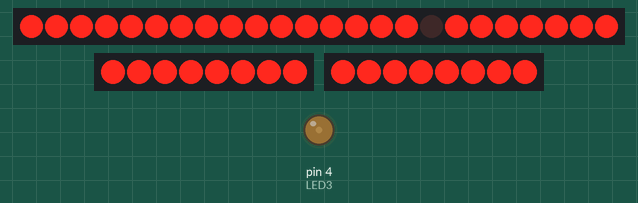
The sketch below on a simulated Arduino Uno, built with avr-gcc and run on an emulated ATmega328P. Parts: 24 shift-register outputs drawn as a row of LEDs (first output left, lit = HIGH), 2 × 8 shift-register outputs drawn as a row of LEDs (first output left, lit = HIGH), output pins drawn as LEDs (lit = HIGH). Wiring (inferred from the names in the program): 3 × shift register (74HC595): data pin 11; shift clock pin 12; latch pin 8; 2 × shift register (74HC595): data pin 3, shift clock pin 6 / data pin 2, shift clock pin 5. Wiring (inferred from the signals the program sends): 3 × row of LEDs: on Q0, Q1, Q2, Q3, Q4, Q5, Q6, Q7, Q8, Q9, Q10, Q11, Q12, Q13, Q14, Q15, Q16, Q17, Q18, Q19, Q20, Q21, Q22, Q23 / on Q0, Q1, Q2, Q3, Q4, Q5, Q6, Q7 / on Q0, Q1, Q2, Q3, Q4, Q5, Q6, Q7. Pins used as bus, display or sensor lines are not drawn.

Above: at 5.93 s.
At 12.73 s:
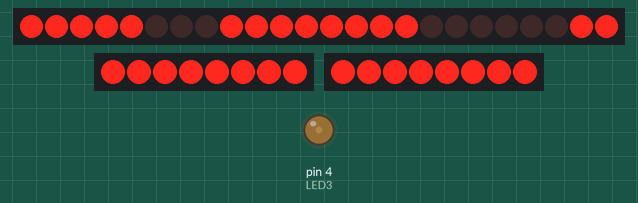
At 23.15 s:
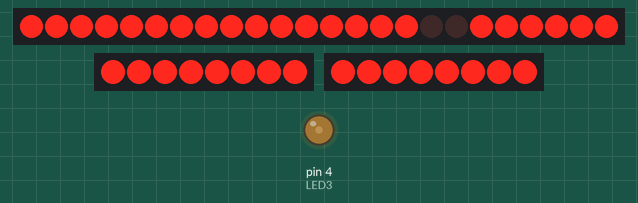
At 38.53 s:
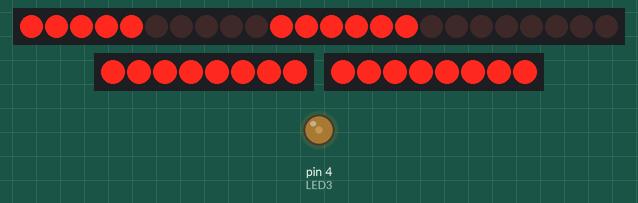
Timing chart, 0 to 40.0 s (numbered marks = the images above):
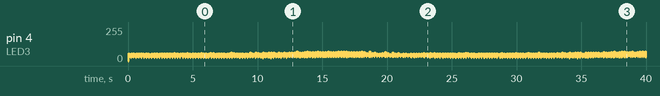

The sketch:

globe_letters.ino
```cpp
long delayTime = 1;
long charBreak = 4;
int LED1 = 2;
int LED2 = 3;
int LED3 = 4;
int LED4 = 5;
int LED5 = 6;


//Pin connected to ST_CP of 74HC595
int latchPin = 8;
//Pin connected to SH_CP of 74HC595
int clockPin = 12;
////Pin connected to DS of 74HC595
int dataPin = 11;

//holders for infromation you're going to pass to shifting function
byte dataRED;
byte dataGREEN;
byte dataBLUE;
byte dataArrayRED[70];
byte dataArrayGREEN[70];
byte dataArrayBLUE[70];


void setup()
{

   pinMode(LED1, OUTPUT);
  pinMode(LED2, OUTPUT);
  pinMode(LED3, OUTPUT);
  pinMode(LED4, OUTPUT);
  pinMode(LED5, OUTPUT);


  //set pins to output because they are addressed in the main loop
  pinMode(latchPin, OUTPUT);
  Serial.begin(9600);

  //Arduino doesn't seem to have a way to write binary straight into the code
  //so these values are in HEX.  Decimal would have been fine, too.
  dataArrayBLUE[0]=0x0;
  dataArrayBLUE[1]=0x14;
  dataArrayBLUE[2]=0x1E;
  dataArrayBLUE[3]=0x1C;
  dataArrayBLUE[4]=0x1E;
  dataArrayBLUE[5]=0xF;
  dataArrayBLUE[6]=0x1F;
  dataArrayBLUE[7]=0x1F;
  dataArrayBLUE[8]=0x1F;
  dataArrayBLUE[9]=0xF;
  dataArrayBLUE[10]=0x7;
  dataArrayBLUE[11]=0xF;
  dataArrayBLUE[12]=0xF;
  dataArrayBLUE[13]=0xF;
  dataArrayBLUE[14]=0x7;
  dataArrayBLUE[15]=0x3;
  dataArrayBLUE[16]=0x7;
  dataArrayBLUE[17]=0xC;
  dataArrayBLUE[18]=0x1C;
  dataArrayBLUE[19]=0x18;
  dataArrayBLUE[20]=0xC0;
  dataArrayBLUE[21]=0xC0;
  dataArrayBLUE[22]=0xF0;
  dataArrayBLUE[23]=0xF0;
  dataArrayBLUE[24]=0x60;
  dataArrayBLUE[25]=0xC0;
  dataArrayBLUE[26]=0x0;
  dataArrayBLUE[27]=0x0;
  dataArrayBLUE[28]=0x0;
  dataArrayBLUE[29]=0x2;
  dataArrayBLUE[30]=0x6;
  dataArrayBLUE[31]=0x1C;
  dataArrayBLUE[32]=0x9;
  dataArrayBLUE[33]=0x3;
  dataArrayBLUE[34]=0x77;
  dataArrayBLUE[35]=0xEE;
  dataArrayBLUE[36]=0xEF;
  dataArrayBLUE[37]=0x5E;
  dataArrayBLUE[38]=0x3F;
  dataArrayBLUE[39]=0x3F;
  dataArrayBLUE[40]=0x3F;
  dataArrayBLUE[41]=0x7F;
  dataArrayBLUE[42]=0x7F;
  dataArrayBLUE[43]=0xFF;
  dataArrayBLUE[44]=0x7F;
  dataArrayBLUE[45]=0x3F;
  dataArrayBLUE[46]=0xFF;
  dataArrayBLUE[47]=0xFF;
  dataArrayBLUE[48]=0xFF;
  dataArrayBLUE[49]=0xFF;
  dataArrayBLUE[50]=0xBF;
  dataArrayBLUE[51]=0x7F;
  dataArrayBLUE[52]=0x7F;
  dataArrayBLUE[53]=0x7F;
  dataArrayBLUE[54]=0xFF;
  dataArrayBLUE[55]=0xFF;
  dataArrayBLUE[56]=0xFF;
  dataArrayBLUE[57]=0xFF;
  dataArrayBLUE[58]=0xFF;
  dataArrayBLUE[59]=0x7F;
  dataArrayBLUE[60]=0x7F;
  dataArrayBLUE[61]=0x7F;
  dataArrayBLUE[62]=0x3F;
  dataArrayBLUE[63]=0x7F;
  dataArrayBLUE[64]=0x7F;
  dataArrayBLUE[65]=0x7B;
  dataArrayBLUE[66]=0x70;
  dataArrayBLUE[67]=0x78;
  dataArrayBLUE[68]=0x30;
dataArrayBLUE[69]=0x0;
dataArrayRED[0]=0x0;
dataArrayRED[1]=0x0;
dataArrayRED[2]=0x0;
dataArrayRED[3]=0x0;
dataArrayRED[4]=0x0;
dataArrayRED[5]=0xC0;
dataArrayRED[6]=0xF8;
dataArrayRED[7]=0xF4;
dataArrayRED[8]=0xF8;
dataArrayRED[9]=0xFC;
dataArrayRED[10]=0xFE;
dataArrayRED[11]=0xEE;
dataArrayRED[12]=0xC3;
dataArrayRED[13]=0xC1;
dataArrayRED[14]=0xC1;
dataArrayRED[15]=0xF1;
dataArrayRED[16]=0x3;
dataArrayRED[17]=0x3;
dataArrayRED[18]=0x3;
dataArrayRED[19]=0x3;
dataArrayRED[20]=0x1;
dataArrayRED[21]=0x0;
dataArrayRED[22]=0x0;
dataArrayRED[23]=0x0;
dataArrayRED[24]=0x0;
dataArrayRED[25]=0x0;
dataArrayRED[26]=0x0;
dataArrayRED[27]=0x0;
dataArrayRED[28]=0x0;
dataArrayRED[29]=0x0;
dataArrayRED[30]=0xE;
dataArrayRED[31]=0x1F;
dataArrayRED[32]=0x3F;
dataArrayRED[33]=0x3E;
dataArrayRED[34]=0x3F;
dataArrayRED[35]=0x3F;
dataArrayRED[36]=0x1F;
dataArrayRED[37]=0x9F;
dataArrayRED[38]=0x1F;
dataArrayRED[39]=0x9F;
dataArrayRED[40]=0x8F;
dataArrayRED[41]=0xF;
dataArrayRED[42]=0x6;
dataArrayRED[43]=0xC0;
dataArrayRED[44]=0xE0;
dataArrayRED[45]=0xC0;
dataArrayRED[46]=0x80;
dataArrayRED[47]=0xC0;
dataArrayRED[48]=0xC0;
dataArrayRED[49]=0xE0;
dataArrayRED[50]=0xF0;
dataArrayRED[51]=0xE0;
dataArrayRED[52]=0xF8;
dataArrayRED[53]=0xFE;
dataArrayRED[54]=0xFE;
dataArrayRED[55]=0xFC;
dataArrayRED[56]=0xF0;
dataArrayRED[57]=0xC3;
dataArrayRED[58]=0x80;
dataArrayRED[59]=0x80;
dataArrayRED[60]=0xE0;
dataArrayRED[61]=0xF8;
dataArrayRED[62]=0xFC;
dataArrayRED[63]=0xF8;
dataArrayRED[64]=0xC8;
dataArrayRED[65]=0x83;
dataArrayRED[66]=0x1;
dataArrayRED[67]=0x10;
dataArrayRED[68]=0xE0;
dataArrayRED[69]=0x0;
dataArrayGREEN[0]=0x0;
dataArrayGREEN[1]=0x0;
dataArrayGREEN[2]=0x0;
dataArrayGREEN[3]=0x0;
dataArrayGREEN[4]=0x0;
dataArrayGREEN[5]=0x0;
dataArrayGREEN[6]=0x0;
dataArrayGREEN[7]=0x0;
dataArrayGREEN[8]=0x0;
dataArrayGREEN[9]=0x0;
dataArrayGREEN[10]=0x0;
dataArrayGREEN[11]=0x0;
dataArrayGREEN[12]=0x0;
dataArrayGREEN[13]=0x0;
dataArrayGREEN[14]=0x80;
dataArrayGREEN[15]=0xC0;
dataArrayGREEN[16]=0xE0;
dataArrayGREEN[17]=0xFC;
dataArrayGREEN[18]=0xFE;
dataArrayGREEN[19]=0xFF;
dataArrayGREEN[20]=0xF8;
dataArrayGREEN[21]=0xF0;
dataArrayGREEN[22]=0x0;
dataArrayGREEN[23]=0x0;
dataArrayGREEN[24]=0x0;
dataArrayGREEN[25]=0x0;
dataArrayGREEN[26]=0x0;
dataArrayGREEN[27]=0x0;
dataArrayGREEN[28]=0x0;
dataArrayGREEN[29]=0x0;
dataArrayGREEN[30]=0x0;
dataArrayGREEN[31]=0x0;
dataArrayGREEN[32]=0x0;
dataArrayGREEN[33]=0x0;
dataArrayGREEN[34]=0x80;
dataArrayGREEN[35]=0xF8;
dataArrayGREEN[36]=0xFC;
dataArrayGREEN[37]=0xFE;
dataArrayGREEN[38]=0xFE;
dataArrayGREEN[39]=0xFC;
dataArrayGREEN[40]=0xF0;
dataArrayGREEN[41]=0x0;
dataArrayGREEN[42]=0x0;
dataArrayGREEN[43]=0x0;
dataArrayGREEN[44]=0x0;
dataArrayGREEN[45]=0x0;
dataArrayGREEN[46]=0x0;
dataArrayGREEN[47]=0x0;
dataArrayGREEN[48]=0x0;
dataArrayGREEN[49]=0x0;
dataArrayGREEN[50]=0x0;
dataArrayGREEN[51]=0x0;
dataArrayGREEN[52]=0x0;
dataArrayGREEN[53]=0x0;
dataArrayGREEN[54]=0x0;
dataArrayGREEN[55]=0x0;
dataArrayGREEN[56]=0x0;
dataArrayGREEN[57]=0x0;
dataArrayGREEN[58]=0x0;
dataArrayGREEN[59]=0x0;
dataArrayGREEN[60]=0x3;
dataArrayGREEN[61]=0xF;
dataArrayGREEN[62]=0x1E;
dataArrayGREEN[63]=0x1E;
dataArrayGREEN[64]=0x3F;
dataArrayGREEN[65]=0x1F;
dataArrayGREEN[66]=0xBE;
dataArrayGREEN[67]=0x9C;
dataArrayGREEN[68]=0x0;
dataArrayGREEN[69]=0x0;


}


int a[] = {1, 6, 26, 6, 1};
int e[] = {31, 21, 21, 17, 0};
int i[] = {0, 17, 31, 17, 0};
int r[] = {31, 20, 22, 9, 0};
int s[] = {8, 21, 21, 2, 0};


void displayLine(int line)
{
  int myline;
  myline = line;
  if (myline>=16) {digitalWrite(LED1, HIGH); myline-=16;} else {digitalWrite(LED1, LOW);}
  if (myline>=8)  {digitalWrite(LED2, HIGH); myline-=8;}  else {digitalWrite(LED2, LOW);}
  if (myline>=4)  {digitalWrite(LED3, HIGH); myline-=4;}  else {digitalWrite(LED3, LOW);}
  if (myline>=2)  {digitalWrite(LED4, HIGH); myline-=2;}  else {digitalWrite(LED4, LOW);}
  if (myline>=1)  {digitalWrite(LED5, HIGH); myline-=1;}  else {digitalWrite(LED5, LOW);}
}


void set1DArray(int a[5],int b[5])
{
  for (int m=0; m<5; m++)
  {
    a[m]=b[m];
  }
}

void set2DArray (int a[5][5],int b[5][5])
{
  for (int m=0;m<5;m++)
  {
    for (int n=0;n<5;n++)
    {
      a[m][n]=b[m][n];
    }
  }
}


// the heart of the program
void shiftOut(int myDataPin, int myClockPin, byte myDataOut) {
  // This shifts 8 bits out MSB first,
  //on the rising edge of the clock,
  //clock idles low

  //internal function setup
  int i=0;
  int pinState;
  pinMode(myClockPin, OUTPUT);
  pinMode(myDataPin, OUTPUT);

  //clear everything out just in case to
  //prepare shift register for bit shifting
  digitalWrite(myDataPin, 0);
  digitalWrite(myClockPin, 0);

  //for each bit in the byte myDataOutï¿½
  //NOTICE THAT WE ARE COUNTING DOWN in our for loop
  //This means that %00000001 or "1" will go through such
  //that it will be pin Q0 that lights.
  for (i=7; i>=0; i--)  {
    digitalWrite(myClockPin, 0);

    //if the value passed to myDataOut and a bitmask result
    // true then... so if we are at i=6 and our value is
    // %11010100 it would the code compares it to %01000000
    // and proceeds to set pinState to 1.
    if ( myDataOut & (1<<i) ) {
      pinState= 1;
    }
    else {
      pinState= 0;
    }

    //Sets the pin to HIGH or LOW depending on pinState
    digitalWrite(myDataPin, pinState);
    //register shifts bits on upstroke of clock pin
    digitalWrite(myClockPin, 1);
    //zero the data pin after shift to prevent bleed through
    digitalWrite(myDataPin, 0);
  }

  //stop shifting
  digitalWrite(myClockPin, 0);
}


int counter [5][5] ={{0,0,0,0,0},{0,0,0,0,0},{0,0,0,0,0},{0,0,0,0,0},{0,0,0,0,0}};
int counterDefault [5][5] ={{0,0,0,0,0},{0,0,0,0,0},{0,0,0,0,0},{0,0,0,0,0},{0,0,0,0,0}};
unsigned long prevmillis=0;
unsigned long initialtime=0;
int charBreakFlag[5]={0,0,0,0,0};
int charBreakFlagDefault[5]={0,0,0,0,0};
int switchFlagaTor=0;
int switchFlagrToi=0;
int switchFlagiToe=0;
int switchFlageTos=0;
int j=0;


void loop()
{

unsigned long currentmillis = millis();
unsigned long finaltime = millis();


if (counter[0][0]==0)
  {
      displayLine(a[0]);

      counter[0][0]=counter[0][0]+1;
      prevmillis= currentmillis;
  }

else if (counter[0][1]==0)
{
  if (currentmillis-prevmillis>=delayTime )
  {
    displayLine(a[1]);
    counter[0][1]=counter[0][1]+1;
    prevmillis=currentmillis;
  }

}

else if (counter[0][2]==0)
{
  if (currentmillis-prevmillis>=delayTime )
  {
    displayLine(a[2]);
    counter[0][2]=counter[0][2]+1;
    prevmillis=currentmillis;
  }

}


else if (counter[0][3]==0)
{
  if (currentmillis-prevmillis>=delayTime )
  {
    displayLine(a[3]);
    counter[0][3]=counter[0][3]+1;
    prevmillis=currentmillis;
  }

}


else if (counter[0][4]==0)
{
  if (currentmillis-prevmillis>=delayTime )
  {
    displayLine(a[4]);
    counter[0][4]=counter[0][4]+1;
    prevmillis=currentmillis;
  }

}

else if (charBreakFlag[0]==0)
{
    if (currentmillis-prevmillis>=delayTime)
    {
      displayLine(0);
      charBreakFlag[0]++;
      prevmillis=currentmillis;
    }
}

else
{
  if ( switchFlagaTor==0 )
  {
    if (currentmillis-prevmillis>=charBreak)
    {


      displayLine(r[0]);
      counter[1][0]++;
      switchFlagaTor++;
      prevmillis=currentmillis;

    }

  }
  else if (counter[1][1]==0 )
  {
    if (currentmillis-prevmillis>=delayTime)
    {
      displayLine(r[1]);
      counter[1][1]++;
      prevmillis=currentmillis;
    }

  }

  else if (counter[1][2]==0)
  {
    if (currentmillis-prevmillis>=delayTime)
    {
      displayLine(r[2]);
      counter[1][2]++;
      prevmillis=currentmillis;
    }

  }


  else if (counter[1][3]==0)
  {
    if (currentmillis-prevmillis>=delayTime)
    {
      displayLine(r[3]);
      counter[1][3]++;
      prevmillis=currentmillis;
    }

  }


  else if (counter[1][4]==0)
  {
    if (currentmillis-prevmillis>=delayTime)
    {
      displayLine(r[4]);
      counter[1][4]++;
      prevmillis=currentmillis;
    }

  }
  else if (charBreakFlag[1]==0)
  {
    if (currentmillis-prevmillis>=delayTime)
    {
      displayLine(0);
      charBreakFlag[1]++;
      prevmillis=currentmillis;

    }
  }
  else
  {
    if (switchFlagrToi==0)
    {
       if (currentmillis-prevmillis>=charBreak)
       {


        displayLine(i[0]);
        counter[2][0]++;
        switchFlagrToi++;
        prevmillis=currentmillis;

       }
    }

    else if (counter[2][1]==0 )
    {

      if (currentmillis-prevmillis>=delayTime)
      {
        displayLine(i[1]);
        counter[2][1]++;
        prevmillis=currentmillis;
      }

    }

    else if (counter[2][2]==0)
    {
      if (currentmillis-prevmillis>=delayTime)
      {
        displayLine(i[2]);
        counter[2][2]++;
        prevmillis=currentmillis;
      }

    }


    else if (counter[2][3]==0)
    {
      if (currentmillis-prevmillis>=delayTime)
      {
        displayLine(i[3]);
        counter[2][3]++;
        prevmillis=currentmillis;
      }

    }


    else if (counter[2][4]==0)
    {
      if (currentmillis-prevmillis>=delayTime)
      {
        displayLine(i[4]);
        counter[2][4]++;
        prevmillis=currentmillis;
      }

    }

    else if (charBreakFlag[2]==0)
    {
      if (currentmillis-prevmillis>=delayTime)
      {
        displayLine(0);
        charBreakFlag[2]++;
        prevmillis=currentmillis;

      }
    }

    else
    {
      if (switchFlagiToe==0)
      {
        if (currentmillis-prevmillis>=charBreak)
        {
          displayLine(e[0]);
          counter[3][0]++;
          switchFlagiToe++;
          prevmillis=currentmillis;
        }
      }

      else if (counter[3][1]==0 )
      {

        if (currentmillis-prevmillis>=delayTime)
        {
          displayLine(e[1]);
          counter[3][1]++;
          prevmillis=currentmillis;
        }

      }

      else if (counter[3][2]==0)
      {
        if (currentmillis-prevmillis>=delayTime)
        {
          displayLine(e[2]);
          counter[3][2]++;
          prevmillis=currentmillis;
        }

      }


      else if (counter[3][3]==0)
      {
        if (currentmillis-prevmillis>=delayTime)
        {
          displayLine(e[3]);
          counter[3][3]++;
          prevmillis=currentmillis;
        }

      }


      else if (counter[3][4]==0)
      {
        if (currentmillis-prevmillis>=delayTime)
        {
          displayLine(e[4]);
          counter[3][4]++;
          prevmillis=currentmillis;
        }

      }

      else if (charBreakFlag[3]==0)
      {
        if (currentmillis-prevmillis>=delayTime)
        {
          displayLine(0);
          charBreakFlag[3]++;
          prevmillis=currentmillis;

        }
      }

      else
      {
        if (switchFlageTos==0)
        {
          if (currentmillis-prevmillis>=charBreak)
          {
            displayLine(s[0]);
            switchFlageTos++;
            counter[4][0]++;
            prevmillis=currentmillis;
          }
        }

        else if (counter[4][1]==0 )
        {

          if (currentmillis-prevmillis>=delayTime)
          {
            displayLine(s[1]);
            counter[4][1]++;
            prevmillis=currentmillis;
          }

        }

        else if (counter[4][2]==0)
        {
          if (currentmillis-prevmillis>=delayTime)
          {
            displayLine(s[2]);
            counter[4][2]++;
            prevmillis=currentmillis;
          }

        }


        else if (counter[4][3]==0)
        {
          if (currentmillis-prevmillis>=delayTime)
          {
            displayLine(s[3]);
            counter[4][3]++;
            prevmillis=currentmillis;
          }

        }


        else if (counter[4][4]==0)
        {
          if (currentmillis-prevmillis>=delayTime)
          {
            displayLine(s[4]);
            counter[4][4]++;
            prevmillis=currentmillis;
          }

        }


        else if (charBreakFlag[4]==0)
        {
          if (currentmillis-prevmillis>=delayTime)
          {
            displayLine(0);
            charBreakFlag[4]++;
            prevmillis=currentmillis;

          }
        }

        else
        {
          if (currentmillis-prevmillis>=25)
          {
            set2DArray(counter,counterDefault);
            set1DArray(charBreakFlag,charBreakFlagDefault);
            switchFlagaTor=0;
            switchFlagrToi=0;
            switchFlagiToe=0;
            switchFlageTos=0;
            currentmillis=prevmillis;
          }

        }
     }

    }

  }
}

if (j>=70)
{
  if (finaltime-initialtime>=25)
  {
     j=0;
     initialtime=finaltime;
  }
}


else if (finaltime-initialtime>=1.9)
{
  //load the light sequence you want from array
    dataBLUE = dataArrayBLUE[j];
    dataRED = dataArrayRED[j];
    dataGREEN = dataArrayGREEN[j];

    //ground latchPin and hold low for as long as you are transmitting
    digitalWrite(latchPin, 0);
    //move 'em out
    shiftOut(dataPin, clockPin, dataGREEN);

    shiftOut(dataPin, clockPin, dataRED);
    shiftOut(dataPin, clockPin, dataBLUE);

    //return the latch pin high to signal chip that it
    //no longer needs to listen for information
    digitalWrite(latchPin, 1);
    j++;
    initialtime=finaltime;
}

}
```
